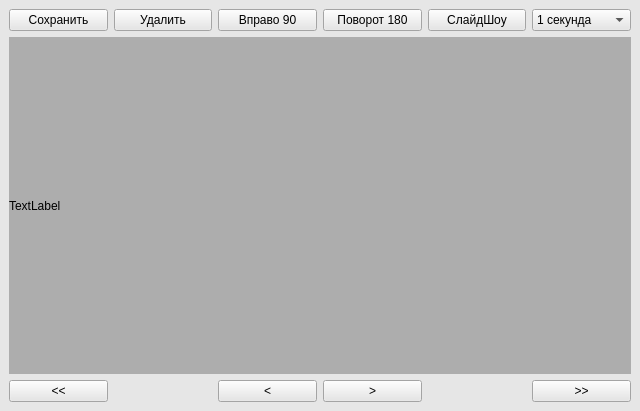
<?xml version="1.0" encoding="UTF-8"?>
<ui version="4.0">
 <class>MainWindow</class>
 <widget class="QMainWindow" name="MainWindow">
  <property name="geometry">
   <rect>
    <x>0</x>
    <y>0</y>
    <width>640</width>
    <height>411</height>
   </rect>
  </property>
  <property name="windowTitle">
   <string>MainWindow</string>
  </property>
  <property name="styleSheet">
   <string notr="true">background-color: rgb(200, 240, 240)</string>
  </property>
  <widget class="QWidget" name="centralwidget">
   <property name="styleSheet">
    <string notr="true">background-color: rgb(230, 230, 230)</string>
   </property>
   <layout class="QGridLayout" name="gridLayout">
    <item row="0" column="6">
     <widget class="QComboBox" name="comboBox">
      <property name="styleSheet">
       <string notr="true">font: 10pt &quot;Times New Roman&quot;;</string>
      </property>
      <item>
       <property name="text">
        <string>1 секунда</string>
       </property>
      </item>
      <item>
       <property name="text">
        <string>5 секунд</string>
       </property>
      </item>
      <item>
       <property name="text">
        <string>10 секунд</string>
       </property>
      </item>
     </widget>
    </item>
    <item row="4" column="4">
     <widget class="QPushButton" name="NextButton">
      <property name="styleSheet">
       <string notr="true">font: 75 10pt &quot;Times New Roman&quot;; </string>
      </property>
      <property name="text">
       <string>&gt;</string>
      </property>
     </widget>
    </item>
    <item row="4" column="6">
     <widget class="QPushButton" name="EndButton">
      <property name="styleSheet">
       <string notr="true">font: 75 10pt &quot;Times New Roman&quot;; </string>
      </property>
      <property name="text">
       <string>&gt;&gt;</string>
      </property>
     </widget>
    </item>
    <item row="4" column="3">
     <widget class="QPushButton" name="PrevButton">
      <property name="styleSheet">
       <string notr="true">font: 75 10pt &quot;Times New Roman&quot;; </string>
      </property>
      <property name="text">
       <string>&lt;</string>
      </property>
     </widget>
    </item>
    <item row="0" column="5">
     <widget class="QPushButton" name="SShowButton">
      <property name="styleSheet">
       <string notr="true">font: 75 10pt &quot;Times New Roman&quot;; </string>
      </property>
      <property name="text">
       <string>СлайдШоу</string>
      </property>
     </widget>
    </item>
    <item row="0" column="1">
     <widget class="QPushButton" name="SaveButton">
      <property name="styleSheet">
       <string notr="true">font: 9pt &quot;Times New Roman&quot;;</string>
      </property>
      <property name="text">
       <string>Сохранить</string>
      </property>
      <property name="icon">
       <iconset theme="SP_BrowserReload">
        <normaloff>.</normaloff>.</iconset>
      </property>
     </widget>
    </item>
    <item row="4" column="1">
     <widget class="QPushButton" name="StartButton">
      <property name="styleSheet">
       <string notr="true">font: 75 10pt &quot;Times New Roman&quot;; </string>
      </property>
      <property name="text">
       <string>&lt;&lt;</string>
      </property>
     </widget>
    </item>
    <item row="0" column="2">
     <widget class="QPushButton" name="DeleteButton">
      <property name="styleSheet">
       <string notr="true">font: 9pt &quot;Times New Roman&quot;; </string>
      </property>
      <property name="text">
       <string>Удалить</string>
      </property>
      <property name="icon">
       <iconset theme="SP_BrowserStop">
        <normaloff>.</normaloff>.</iconset>
      </property>
     </widget>
    </item>
    <item row="3" column="1" colspan="6">
     <widget class="QLabel" name="Photo">
      <property name="enabled">
       <bool>true</bool>
      </property>
      <property name="styleSheet">
       <string notr="true">background-color: rgb(173, 173, 173)</string>
      </property>
      <property name="text">
       <string>TextLabel</string>
      </property>
     </widget>
    </item>
    <item row="0" column="3">
     <widget class="QPushButton" name="LeftButton">
      <property name="styleSheet">
       <string notr="true">font: 9pt &quot;Times New Roman&quot;;</string>
      </property>
      <property name="text">
       <string>Вправо 90</string>
      </property>
     </widget>
    </item>
    <item row="0" column="4">
     <widget class="QPushButton" name="RightButton">
      <property name="styleSheet">
       <string notr="true">font: 9pt &quot;Times New Roman&quot;;</string>
      </property>
      <property name="text">
       <string>Поворот 180</string>
      </property>
     </widget>
    </item>
   </layout>
  </widget>
 </widget>
 <resources/>
 <connections/>
</ui>
